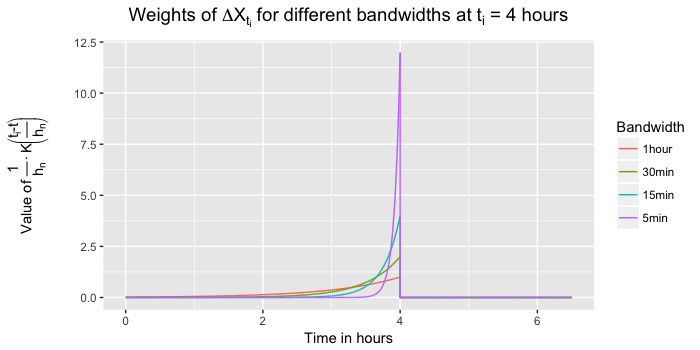

Source code (R):
library(ggplot2)
library(latex2exp)


mat <- 6.5
h_n <- c(1,1/2,1/4,1/12) #1hour, 30min, 15min, 5min
time_point <- 4 #4 hours into the day

#Create X'es
all_timepoints <- seq(from = 0,to = 6.5, length.out = 23400)

#Weight function
weight_func <- function(h_n) {
  weights <- numeric(length(all_timepoints))
  weights[all_timepoints > time_point] <- 0
  weights[all_timepoints <= time_point] <- 1/h_n*exp((all_timepoints[all_timepoints <= time_point]-time_point)/h_n)
  return(weights)
}

#Create weights
weights <- sapply(h_n, function(h) weight_func(h))
colnames(weights) <- c("1hour", "30min", "15min", "5min")  

#Create data_frame for plots - with melt function or similar to understand it
plot_frame <- melt(data = weights, 
                   measure.vars = c("1hour", "30min", "15min", "5min"))
plot_frame <- cbind(all_timepoints,plot_frame[,c(2,3)])
colnames(plot_frame) <- c("time_point", "Bandwidth", "weight")

#Plot
ggplot(plot_frame, aes(time_point,weight,color = Bandwidth)) +
  geom_line() +
  xlab("Time in hours") +
  ylab(TeX('Value of $\\frac{1}{h_n} \\cdot K\\left( \\frac{t_i-t}{h_n} \\right)')) +
  ggtitle(TeX('Weights of $\\Delta X_{t_i}$ for different bandwidths at t_i = 4 hours')) +
  theme(plot.title = element_text(hjust = 0.5, size = 14))
  
  
  
  
